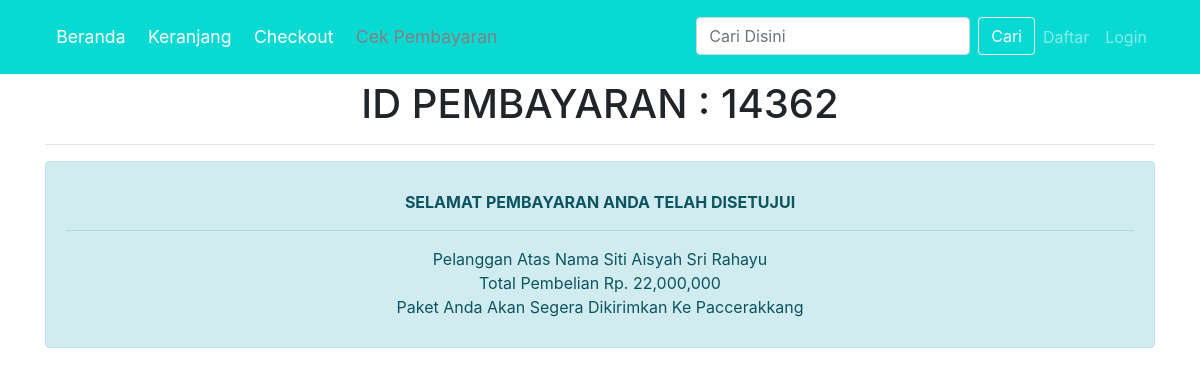
The page /konfirmasipembayaran.php?keyword=14362 on the database its author committed.
### tables this page shows
CREATE TABLE `pembelian` (
  `id_pembelian` int(11) NOT NULL,
  `id_pelanggan` int(11) NOT NULL,
  `tanggal_pembelian` date NOT NULL,
  `status_pembelian` enum('Tidak Disetujui','Disetujui') NOT NULL,
  `total_pembelian` int(11) NOT NULL
);

CREATE TABLE `pelanggan` (
  `id_pelanggan` int(10) NOT NULL,
  `email_pelanggan` varchar(100) NOT NULL,
  `password_pelanggan` varchar(50) NOT NULL,
  `nama_pelanggan` varchar(100) NOT NULL,
  `telepon_pelanggan` varchar(25) NOT NULL,
  `alamat_pelanggan` text NOT NULL
);

### konfirmasipembayaran.php (the view, shortened to what this page needs)
<?php
include 'koneksi.php';
 ?>
 <!DOCTYPE html>
 <html>
   <head>
     <link href="./vendor/bootstrap/css/bootstrap.css" rel="stylesheet">
     <link href="./css/shop-homepage.css" rel="stylesheet">
   </head>
   <body>
<nav class="d-flex flex-column flex-md-row align-items-center p-3 px-md-4 mb-3 navbar navbar-expand-lg navbar-dark bg-dark fixed-top">
  <div class="container">
    <a class="nav-linknew" href="index.php">Beranda</a>
    <a class="nav-linknew" href="keranjang.php">Keranjang</a>
    <a class="nav-linknew" href="checkout.php">Checkout</a>
    <a class="nav-linkaktif" href="cekpembayaran.php">Cek Pembayaran</a>
    <div class="collapse navbar-collapse" id="navbarResponsive">
      <ul class="navbar-nav ml-auto">
        <li class="nav-item">
        <form action="pencarian.php" method="get" class="form-inline">
          <input class="form-control mr-sm-2" type="text" name="keyword" placeholder="Cari Disini" aria-label="Search">
          <button class="btn  btn-outline-light my-2 my-sm-0">Cari</button>
        </form>
      </li>
      <?php if (isset($_SESSION['pelanggan'])) : ?>
        <li class="nav-item">
          <a class="nav-link" href="logout.php" >Logout</a>
        </li>
    <?php else : ?>
      <li class="nav-item">
        <a class="nav-link" href="daftar.php" >Daftar</a>
      </li>
      <li class="nav-item">
        <a class="nav-link" href="login.php" >Login</a>
      </li>
    <?php endif ?>
      </ul>
    </div>
  </div>
</nav>
<br>
<?php
$keyword = $_GET['keyword'];
$ambil = $koneksi->query("SELECT * FROM pembelian JOIN pelanggan
          ON pembelian.id_pelanggan = pelanggan.id_pelanggan
          WHERE pembelian.id_pembelian ='$keyword' AND status_pembelian='Disetujui'");
$detail = $ambil->fetch_assoc();
 ?>
     <section class="konten" >
       <div class="container">
         <h1><center>ID PEMBAYARAN : <?php echo $keyword; ?></center></h1>
         <hr>
         <?php if ($detail) { ?>
             <div class="alert alert-info">
              <p>
              <center>
               <strong>SELAMAT PEMBAYARAN ANDA TELAH DISETUJUI</strong> <hr>
               Pelanggan Atas Nama <?php echo $detail['nama_pelanggan']; ?><br>
               Total Pembelian Rp. <?php echo number_format($detail['total_pembelian']); ?> <br>
               Paket Anda Akan Segera Dikirimkan Ke <?php echo $detail['alamat_pelanggan']; ?>
             </p>
         </div>
     <?php } ?>
       </div>
     </section>
   </body>
 </html>

### css/shop-homepage.css (style rules this page uses)
body { padding-top: 56px; }

### rows shown on the page
pembelian: id_pelanggan.nama_pelanggan "Siti Aisyah Sri Rahayu", total_pembelian "22,000,000", id_pelanggan.alamat_pelanggan "Paccerakkang"

### other values the page prints
$keyword "14362"
